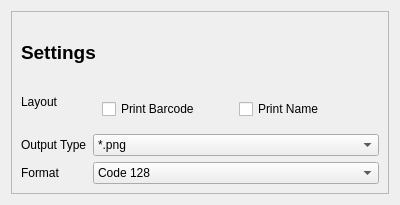
<?xml version="1.0" encoding="UTF-8"?>
<ui version="4.0">
 <class>Form</class>
 <widget class="QWidget" name="Form">
  <property name="geometry">
   <rect>
    <x>0</x>
    <y>0</y>
    <width>400</width>
    <height>205</height>
   </rect>
  </property>
  <property name="windowTitle">
   <string>Form</string>
  </property>
  <layout class="QVBoxLayout" name="verticalLayout">
   <item>
    <widget class="QFrame" name="frame">
     <property name="frameShape">
      <enum>QFrame::StyledPanel</enum>
     </property>
     <property name="frameShadow">
      <enum>QFrame::Raised</enum>
     </property>
     <layout class="QVBoxLayout" name="settingsFrameLayout">
      <item>
       <widget class="QLabel" name="settingsLabel">
        <property name="font">
         <font>
          <pointsize>14</pointsize>
          <weight>75</weight>
          <bold>true</bold>
         </font>
        </property>
        <property name="text">
         <string>Settings</string>
        </property>
       </widget>
      </item>
      <item>
       <layout class="QFormLayout" name="settingsFormLayout">
        <item row="0" column="0">
         <widget class="QLabel" name="layoutLabel">
          <property name="text">
           <string>Layout</string>
          </property>
         </widget>
        </item>
        <item row="1" column="0">
         <widget class="QLabel" name="outputTypeLabel">
          <property name="text">
           <string>Output Type</string>
          </property>
         </widget>
        </item>
        <item row="1" column="1">
         <widget class="QComboBox" name="outputTypeComboBox">
          <property name="sizePolicy">
           <sizepolicy hsizetype="Preferred" vsizetype="Preferred">
            <horstretch>0</horstretch>
            <verstretch>0</verstretch>
           </sizepolicy>
          </property>
          <item>
           <property name="text">
            <string>*.png</string>
           </property>
          </item>
          <item>
           <property name="text">
            <string>*.odt</string>
           </property>
          </item>
          <item>
           <property name="text">
            <string>*.docx</string>
           </property>
          </item>
         </widget>
        </item>
        <item row="2" column="0">
         <widget class="QLabel" name="formatLabel">
          <property name="text">
           <string>Format</string>
          </property>
         </widget>
        </item>
        <item row="2" column="1">
         <widget class="QComboBox" name="formatComboBox">
          <item>
           <property name="text">
            <string>Code 128</string>
           </property>
          </item>
          <item>
           <property name="text">
            <string>EAN 128</string>
           </property>
          </item>
         </widget>
        </item>
        <item row="0" column="1">
         <widget class="QFrame" name="layoutFrame">
          <layout class="QHBoxLayout" name="horizontalLayout">
           <item>
            <widget class="QCheckBox" name="barcodeCheckbox">
             <property name="text">
              <string>Print Barcode</string>
             </property>
            </widget>
           </item>
           <item>
            <widget class="QCheckBox" name="nameCheckbox">
             <property name="text">
              <string>Print Name</string>
             </property>
            </widget>
           </item>
          </layout>
         </widget>
        </item>
       </layout>
      </item>
     </layout>
    </widget>
   </item>
  </layout>
 </widget>
 <resources/>
 <connections/>
</ui>
